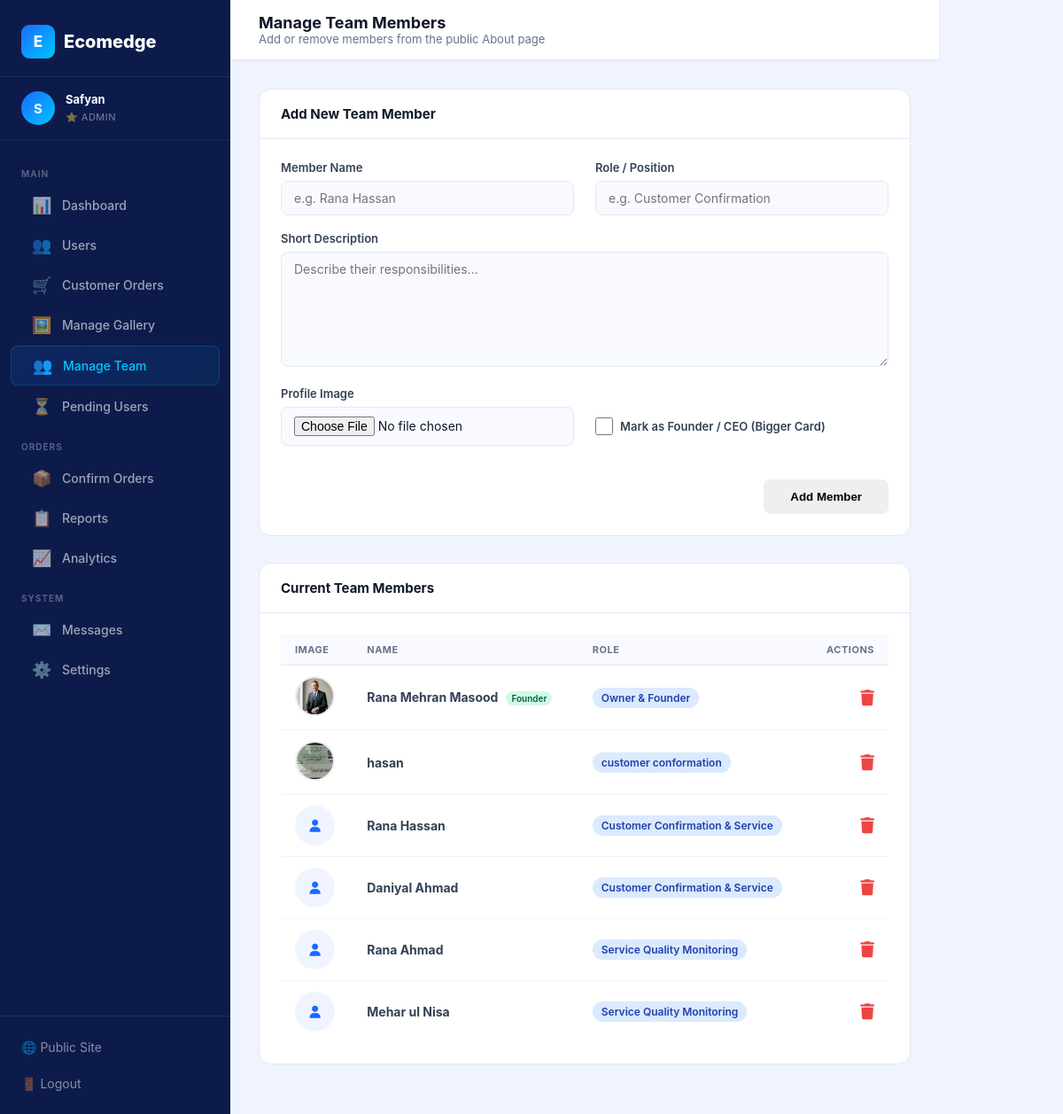
Screenshot of /dashboard/team_manage.php (signed in) with the database file from the repository.
### tables this page shows
CREATE TABLE `team` (
  `id` int(11) NOT NULL AUTO_INCREMENT,
  `name` varchar(255) NOT NULL,
  `role` varchar(255) NOT NULL,
  `image_path` varchar(255) DEFAULT NULL,
  `description` text DEFAULT NULL,
  `created_at` timestamp NOT NULL DEFAULT current_timestamp(),
  `is_founder` tinyint(1) DEFAULT 0,
  PRIMARY KEY (`id`)
);

### dashboard/team_manage.php (the view, shortened to what this page needs)
<?php
$db = getDB();
$teamRes = $db->query("SELECT * FROM team ORDER BY created_at DESC");
$teamMembers = $teamRes->fetch_all(MYSQLI_ASSOC);
?>
<!DOCTYPE html>
<html lang="en">
<head>
    <link rel="stylesheet" href="../assets/css/dashboard.css">
    <link rel="stylesheet" href="https://cdnjs.cloudflare.com/ajax/libs/font-awesome/6.4.0/css/all.min.css">
</head>
<body class="dash-body">
    <div class="dashboard-container">
        <?php include 'includes/sidebar.php'; ?>
        <main class="main-content">
            <header class="topbar">
                <div class="topbar-left">
                    <h2>Manage Team Members</h2>
                    <p>Add or remove members from the public About page</p>
                </div>
            </header>
            <div class="page-body">
                <div class="dash-panel">
                    <div class="panel-header">
                        <h3>Add New Team Member</h3>
                    </div>
                    <div class="panel-body">
                        <form action="" method="POST" enctype="multipart/form-data">
                            <div class="grid-2">
                                <div class="dash-form-group">
                                    <label>Member Name</label>
                                    <input type="text" name="name" required placeholder="e.g. Rana Hassan">
                                </div>
                                <div class="dash-form-group">
                                    <label>Role / Position</label>
                                    <input type="text" name="role" required placeholder="e.g. Customer Confirmation">
                                </div>
                            </div>
                            <div class="dash-form-group">
                                <label>Short Description</label>
                                <textarea name="description" rows="2" placeholder="Describe their responsibilities..."></textarea>
                            </div>
                            <div class="grid-2">
                                <div class="dash-form-group">
                                    <label>Profile Image</label>
                                    <input type="file" name="image" accept="image/*">
                                </div>
                                <div class="dash-form-group">
                                    <label style="display:flex; align-items:center; gap:8px; cursor:pointer; margin-top:35px;">
                                        <input type="checkbox" name="is_founder" value="1" style="width:20px; height:20px;">
                                        <span>Mark as Founder / CEO (Bigger Card)</span>
                                    </label>
                                </div>
                            </div>
                            <div style="margin-top:20px; text-align:right">
                                <button type="submit" name="add_member" class="btn-primary" style="padding: 12px 30px; border-radius: 8px; border:none; cursor:pointer; font-weight:700">Add Member</button>
                            </div>
                        </form>
                    </div>
                </div>
                <div class="dash-panel" style="margin-top:30px">
                    <div class="panel-header">
                        <h3>Current Team Members</h3>
                    </div>
                    <div class="panel-body">
                        <div class="table-responsive">
                            <table class="dash-table">
                                <thead>
                                    <tr>
                                        <th>Image</th>
                                        <th>Name</th>
                                        <th>Role</th>
                                        <th style="text-align:right">Actions</th>
                                    </tr>
                                </thead>
                                <tbody>
                                    <?php if (empty($teamMembers)): ?>
                                        <tr><td colspan="4" style="text-align:center; padding: 40px;">No team members added yet.</td></tr>
                                    <?php else: ?>
                                        <?php foreach ($teamMembers as $m): ?>
                                        <tr>
                                            <td>
                                                <?php if ($m['image_path']): ?>
                                                    <img src="../<?= $m['image_path'] ?>" width="45" height="45" style="border-radius:50%; object-fit:cover; border: 2px solid #eee;">
                                                <?php else: ?>
                                                    <div style="width:45px; height:45px; border-radius:50%; background:#f0f4ff; display:flex; align-items:center; justify-content:center; color:#1a6bff;"><i class="fas fa-user"></i></div>
                                                <?php endif; ?>
                                            </td>
                                            <td>
                                                <strong><?= htmlspecialchars($m['name']) ?></strong>
                                                <?php if ($m['is_founder']): ?>
                                                    <span class="badge badge-success" style="font-size:10px; padding:2px 6px; margin-left:5px">Founder</span>
                                                <?php endif; ?>
                                            </td>
                                            <td><span class="badge badge-info"><?= htmlspecialchars($m['role']) ?></span></td>
                                            <td style="text-align:right">
                                                <a href="?delete=<?= $m['id'] ?>" style="color:#ef4444; font-size:18px;" onclick="return confirm('Remove this member?')"><i class="fas fa-trash"></i></a>
                                            </td>
                                        </tr>
                                        <?php endforeach; ?>
                                    <?php endif; ?>
                                </tbody>
                            </table>
                        </div>
                    </div>
                </div>
            </div>
        </main>
    </div>
</body>
</html>

### dashboard/includes/sidebar.php (shortened to what this page needs)
<?php
$current = basename($_SERVER['PHP_SELF']);
$role = $_SESSION['role'];
$name = $_SESSION['user_name'];
$initial = strtoupper(substr($name, 0, 1));
?>
<aside class="sidebar" id="sidebar">
    <div class="sidebar-logo">
        <div class="logo-icon">E</div>
        <span class="logo-text">Ecomedge</span>
    </div>
    <div class="sidebar-user">
        <div class="sidebar-avatar">
            <?php if (isset($_SESSION['user_image']) && $_SESSION['user_image']): ?>
                <img src="../<?= $_SESSION['user_image'] ?>" style="width:100%;height:100%;border-radius:50%;object-fit:cover">
            <?php else: ?>
                <?= $initial ?>
            <?php endif; ?>
        </div>
        <div class="sidebar-user-info">
            <strong><?= htmlspecialchars($name) ?></strong>
            <span><?= $role === 'admin' ? '⭐ Admin' : '👤 ' . $_SESSION['employee_code'] ?></span>
        </div>
    </div>
    <nav class="sidebar-nav">
        <?php if ($role === 'admin'): ?>
        <div class="nav-section-title">Main</div>
        <a href="index.php"     class="nav-item <?= $current==='index.php'?'active':'' ?>"><span class="nav-icon">📊</span> Dashboard</a>
        <a href="users.php" class="nav-item <?= $current==='users.php'?'active':'' ?>"><span class="nav-icon">👥</span> Users</a>
        <a href="customer_orders.php" class="nav-item <?= $current==='customer_orders.php'?'active':'' ?>"><span class="nav-icon">🛒</span> Customer Orders</a>
        <a href="gallery_manage.php" class="nav-item <?= $current==='gallery_manage.php'?'active':'' ?>"><span class="nav-icon">🖼️</span> Manage Gallery</a>
        <a href="team_manage.php"    class="nav-item <?= $current==='team_manage.php'?'active':'' ?>"><span class="nav-icon">👥</span> Manage Team</a>
        <a href="pending.php"   class="nav-item <?= $current==='pending.php'?'active':'' ?>">
            <span class="nav-icon">⏳</span> Pending Users
        </a>
        <div class="nav-section-title">Orders</div>
        <a href="orders.php"    class="nav-item <?= $current==='orders.php'?'active':'' ?>"><span class="nav-icon">📦</span> Confirm Orders</a>
        <a href="reports.php"   class="nav-item <?= $current==='reports.php'?'active':'' ?>"><span class="nav-icon">📋</span> Reports</a>
        <a href="analytics.php" class="nav-item <?= $current==='analytics.php'?'active':'' ?>"><span class="nav-icon">📈</span> Analytics</a>
        <div class="nav-section-title">System</div>
        <a href="messages.php"  class="nav-item <?= $current==='messages.php'?'active':'' ?>"><span class="nav-icon">✉️</span> Messages</a>
        <a href="settings.php"  class="nav-item <?= $current==='settings.php'?'active':'' ?>"><span class="nav-icon">⚙️</span> Settings</a>
        <?php endif; ?>
    </nav>
    <div class="sidebar-footer">
        <a href="../index.php">🌐 Public Site</a>
        <a href="../logout.php" style="margin-top:4px;">🚪 Logout</a>
    </div>
</aside>

### rows the page displays
team: image_path (picture), name "Rana Mehran Masood", is_founder "Founder", role "Owner & Founder"
team: image_path (picture), name "hasan", role "customer conformation"
team: name "Rana Hassan", role "Customer Confirmation & Service"
team: name "Daniyal Ahmad", role "Customer Confirmation & Service"
team: name "Rana Ahmad", role "Service Quality Monitoring"
team: name "Mehar ul Nisa", role "Service Quality Monitoring"

### other values shown
$initial "S"
$name "Safyan"
